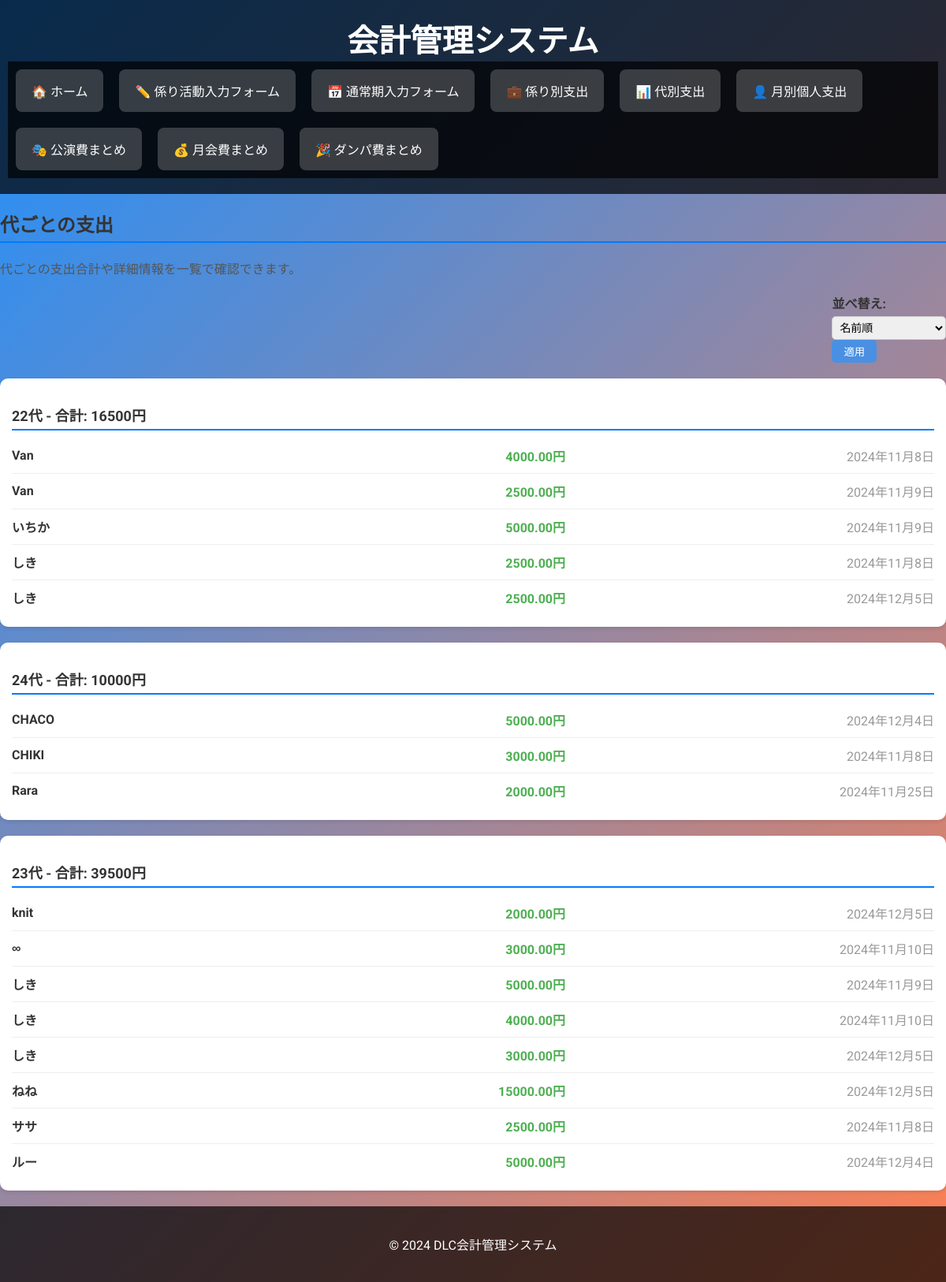
The page /accounting/age-expenses/ on the database its author committed.
### accounting/models.py (models this page shows, shortened)
class Expense(models.Model):#すべてのもとになるclass
    DEPARTMENTS = [   #　係りをまとめたもの
        ('渉外', '渉外'),
        ('音響', '音響'),
        ('医務', '医務'),
        ('広報', '広報'),
        ('衣装', '衣装'),
        ('会場', '会場'),
        ('対外交渉', '対外交渉'),
        ('映像', '映像'),
        ('美術', '美術'),
        ('その他', 'その他')
    ]
    age = models.IntegerField()
    name = models.CharField(max_length=100)
    amount = models.DecimalField(max_digits=10, decimal_places=2)
    department = models.CharField(max_length=10, choices=DEPARTMENTS)
    institution = models.CharField(max_length=100, blank=True, null=True)
    content = models.TextField(blank=True, null=True)
    date = models.DateField()

### accounting/views.py (the view)
# urls.py: path('age-expenses/', views.age_expenses, name='age_expenses'),
def age_expenses(request):
    sort_by = request.GET.get('sort_by', 'name')  # URLパラメータで並べ替え基準を取得（デフォルトは'name'）
    ages = Expense.objects.values('age').distinct()
    age_data = {}
    for age_entry in ages:
        age = age_entry['age']
        expenses = Expense.objects.filter(age=age).order_by(sort_by)  # 並べ替え
        total = expenses.aggregate(Sum('amount'))['amount__sum'] or 0
        age_data[age] = {
            'total': total,
            'details': expenses,
        }
    return render(request, 'accounting/age_expenses.html', {'age_data': age_data})

### accounting/templates/accounting/age_expenses.html (shortened to what this page needs)
{% extends "accounting/base.html" %}
{% block content %}
<div class="content-container">
    <h2 class="page-title">代ごとの支出</h2>
    <p class="page-description">代ごとの支出合計や詳細情報を一覧で確認できます。</p>
    <div class="sort-form">
        <form method="get">
            <label for="sort-by">並べ替え:</label>
            <select name="sort_by" id="sort-by" class="form-control">
                <option value="name">名前順</option>
            </select>
            <button type="submit" class="btn-sort">適用</button>
        </form>
    </div>
    <div class="age-sections">
        {% for age, data in age_data.items %}
        <div class="age-section">
            <h3 class="age-title">{{ age }}代 - 合計: {{ data.total}}円</h3>
            <ul class="expense-list">
                {% for expense in data.details %}
                <li class="expense-item">
                    <span class="expense-name">{{ expense.name }}</span>
                    <span class="expense-amount">{{ expense.amount}}円</span>
                    <span class="expense-date">{{ expense.date }}</span>
                </li>
                {% endfor %}
            </ul>
        </div>
        {% endfor %}
    </div>
</div>
{% endblock %}

### accounting/static/accounting/css/style.css (style rules this page uses)
body { font-family: 'Roboto', Arial, sans-serif; background: linear-gradient(135deg, #1e90ff, #ff7f50); color: #fff; margin: 0; padding: 0; }
label { display: block; margin-bottom: 5px; font-weight: bold; color: #333; }
input, select, textarea { width: 100%; padding: 10px; border: 1px solid #ddd; border-radius: 5px; box-sizing: border-box; }
.form-control { width: 100%; padding: 10px; border: 1px solid #ccc; border-radius: 5px; font-size: 14px; }
.sort-form { display: flex; justify-content: flex-end; margin-bottom: 20px; }
.sort-form label { margin-right: 10px; font-weight: bold; }
.sort-form .form-control { margin-right: 10px; padding: 5px; border-radius: 5px; border: 1px solid #ccc; }
.sort-form .btn-sort { padding: 5px 15px; background-color: #4a90e2; color: white; border: none; border-radius: 5px; cursor: pointer; transition: background-color 0.3s ease; }
.age-section , .department-section { margin-bottom: 20px; padding: 15px; background-color: #fff; border-radius: 10px; box-shadow: 0 2px 5px rgba(0, 0, 0, 0.1); }
.age-title , .department-title, .page-title { font-size: 18px; font-weight: bold; margin-bottom: 10px; color: #333; text-align: left; border-bottom: 2px solid #007bff; padding-bottom: 5px; }
.page-description { font-size: 16px; margin-bottom: 20px; color: #555; }
.page-title { font-size: 24px; font-weight: bold; margin-bottom: 20px; color: #333; }
.expense-list { list-style: none; padding: 0; margin: 0; }
.expense-item { display: flex; justify-content: space-between; align-items: center; padding: 10px 0; border-bottom: 1px solid #eee; }
.expense-item:last-child { border-bottom: none; }
.expense-name { flex: 2; font-weight: bold; color: #333; }
.expense-amount { flex: 1; text-align: right; color: #4CAF50; font-weight: bold; }
.expense-date { flex: 2; text-align: right; color: #999; }

### rows shown on the page
Expense: name "Van", amount "4000.00", date "2024年11月8日"
Expense: name "Van", amount "2500.00", date "2024年11月9日"
Expense: name "いちか", amount "5000.00", date "2024年11月9日"
Expense: name "しき", amount "2500.00", date "2024年11月8日"
Expense: name "しき", amount "2500.00", date "2024年12月5日"
Expense: name "CHACO", amount "5000.00", date "2024年12月4日"
Expense: name "CHIKI", amount "3000.00", date "2024年11月8日"
Expense: name "Rara", amount "2000.00", date "2024年11月25日"
Expense: name "knit", amount "2000.00", date "2024年12月5日"
Expense: name "∞", amount "3000.00", date "2024年11月10日"
Expense: name "しき", amount "5000.00", date "2024年11月9日"
Expense: name "しき", amount "4000.00", date "2024年11月10日"
Expense: name "しき", amount "3000.00", date "2024年12月5日"
Expense: name "ねね", amount "15000.00", date "2024年12月5日"
Expense: name "ササ", amount "2500.00", date "2024年11月8日"
Expense: name "ルー", amount "5000.00", date "2024年12月4日"

### other values the page prints
{{ age }} "22" "24" "23"
{{ data.total }} "16500" "10000" "39500"
